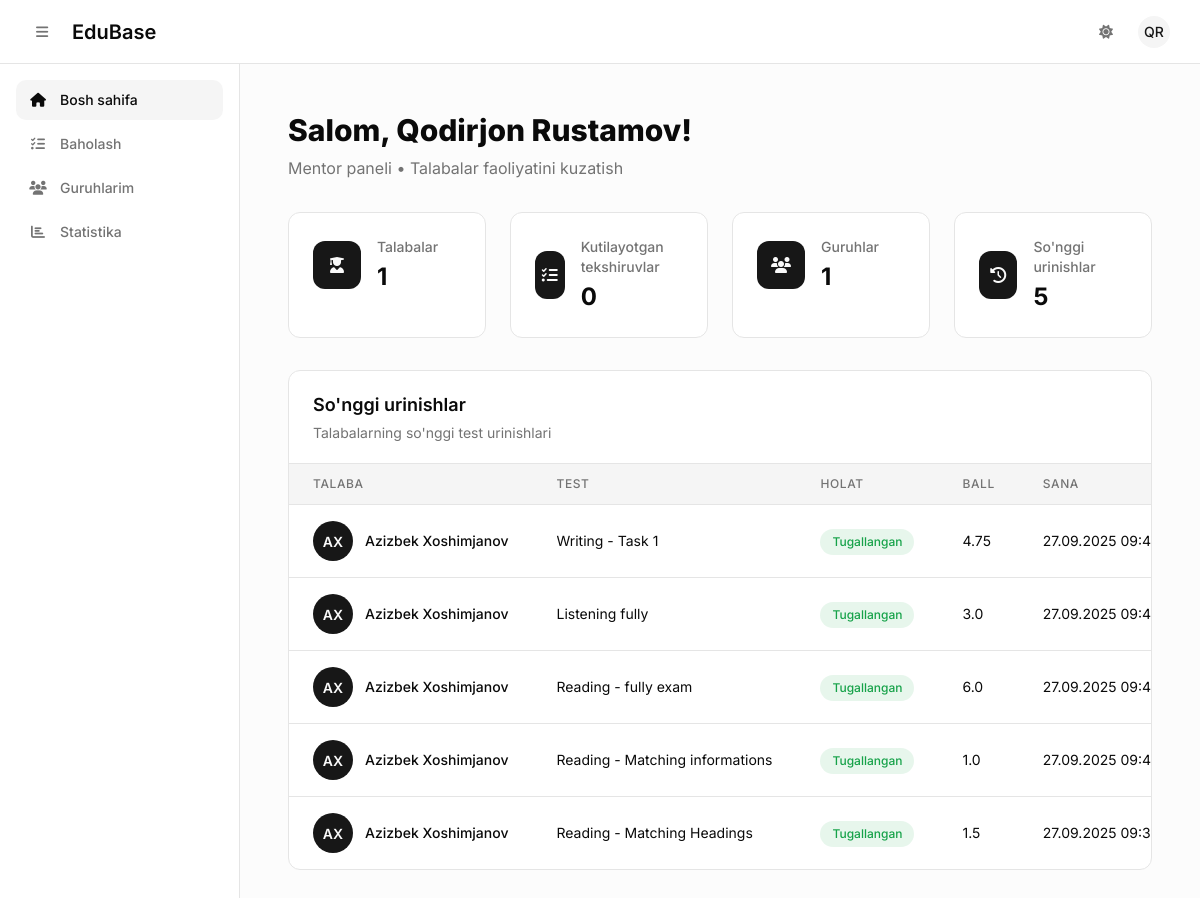
Page /mentor/ (signed in) on the earlier database version.
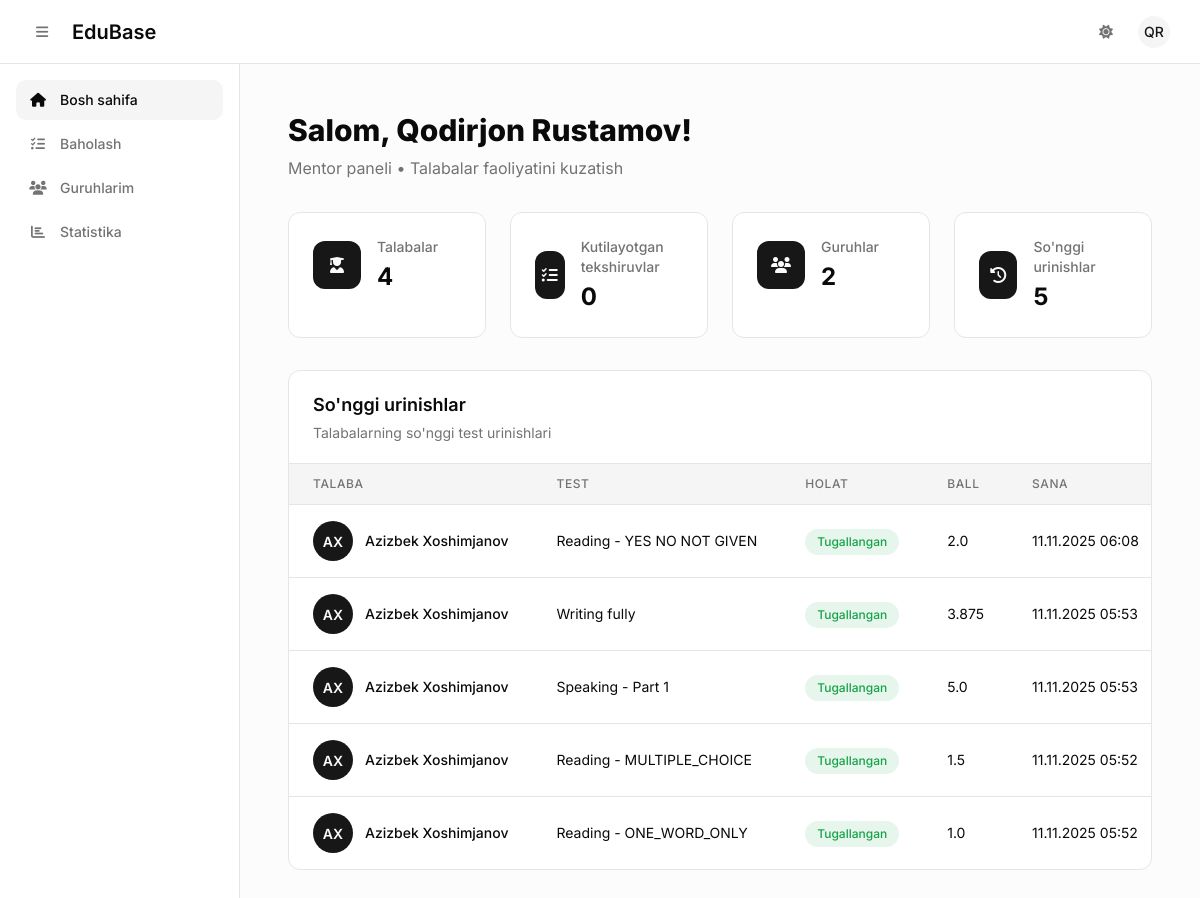
Same page on the later database version.
### attempts/models.py (models this page shows, shortened)
class Attempt(models.Model):
    STATUS_CHOICES = [
        ('in_progress', 'Jarayonda'),
        ('submitted', 'Yuborilgan'),
        ('completed', 'Yakunlangan'),
    ]
    exam = models.ForeignKey(Exam, on_delete=models.CASCADE, related_name='attempts')
    student = models.ForeignKey(User, on_delete=models.CASCADE, related_name='attempts')
    group = models.ForeignKey(Group, on_delete=models.CASCADE, null=True, blank=True)
    status = models.CharField(max_length=20, choices=STATUS_CHOICES, default='in_progress')
    reading_score = models.FloatField(null=True, blank=True)
    listening_score = models.FloatField(null=True, blank=True)
    writing_score = models.FloatField(null=True, blank=True)
    speaking_score = models.FloatField(null=True, blank=True)
    total_score = models.FloatField(null=True, blank=True)
    correct_count = models.IntegerField(default=0)
    incorrect_count = models.IntegerField(default=0)
    answers = models.JSONField(default=dict, blank=True)
    started_at = models.DateTimeField(auto_now_add=True)
    submitted_at = models.DateTimeField(null=True, blank=True)
    completed_at = models.DateTimeField(null=True, blank=True)
    created_at = models.DateTimeField(auto_now_add=True)
    updated_at = models.DateTimeField(auto_now=True)
    class Meta:
        unique_together = ['exam', 'student']
        ordering = ['-created_at']

### exams/models.py (models this page shows, shortened)
class Exam(models.Model):
    LISTENING = "listening"
    READING = "reading"
    WRITING = "writing"
    SPEAKING = "speaking"
    SECTION_TYPES = [
        (LISTENING, "Listening"),
        (READING, "Reading"),
        (WRITING, "Writing"),
        (SPEAKING, "Speaking"),
    ]
    title = models.CharField(max_length=255)
    section_type = models.CharField(max_length=20, choices=SECTION_TYPES)
    description = models.TextField(blank=True)
    time_limit = models.PositiveIntegerField(default=60, help_text="Time in minutes")
    is_published = models.BooleanField(default=False)
    created_at = models.DateTimeField(auto_now_add=True)

### accounts/views.py (the view)
# urls.py: path('mentor/', views.mentor_dashboard, name='mentor_dashboard'),
@login_required
def mentor_dashboard(request):
    if request.user.profile.role != 'mentor':
        return redirect('accounts:dashboard')
    mentor_groups = Group.objects.filter(
        mentor=request.user
    ).select_related('mentor')
    total_students = GroupStudent.objects.filter(
        group__in=mentor_groups
    ).count()
    pending_reviews = Attempt.objects.filter(
        group__in=mentor_groups,
        status='submitted',
        exam__section_type__in=['writing', 'speaking']
    ).count()
    recent_attempts = Attempt.objects.filter(
        group__in=mentor_groups
    ).select_related('student', 'exam', 'group').order_by('-created_at')[:5]
    context = {
        'mentor_groups': mentor_groups,
        'total_students': total_students,
        'pending_reviews': pending_reviews,
        'recent_attempts': recent_attempts,
    }
    return render(request, 'accounts/mentor_dashboard.html', context)

### templates/accounts/mentor_dashboard.html (shortened to what this page needs)
{% extends 'base.html' %}
{% block content %}
<div class="max-w-7xl mx-auto p-6 space-y-8 fade-in" id="dashboardContent">
    <div class="space-y-2">
        <h1 class="text-3xl font-extrabold text-foreground">Salom, {{ user.get_full_name|default:user.username }}!</h1>
        <p class="text-muted">Mentor paneli • Talabalar faoliyatini kuzatish</p>
    </div>
    <div class="grid grid-cols-1 sm:grid-cols-2 lg:grid-cols-4 gap-6 stagger">
        <div class="card rounded-2xl p-6 card-hover">
            <div class="flex items-center space-x-4">
                <div class="icon-container">
                    <i class="fas fa-user-graduate"></i>
                </div>
                <div>
                    <p class="text-sm font-medium text-muted">Talabalar</p>
                    <p class="text-2xl font-bold text-foreground mt-1">{{ total_students|default:"0" }}</p>
                </div>
            </div>
        </div>
        <div class="card rounded-2xl p-6 card-hover">
            <div class="flex items-center space-x-4">
                <div class="icon-container">
                    <i class="fas fa-tasks"></i>
                </div>
                <div>
                    <p class="text-sm font-medium text-muted">Kutilayotgan tekshiruvlar</p>
                    <p class="text-2xl font-bold text-foreground mt-1">{{ pending_reviews|default:"0" }}</p>
                </div>
            </div>
        </div>
        <div class="card rounded-2xl p-6 card-hover">
            <div class="flex items-center space-x-4">
                <div class="icon-container">
                    <i class="fas fa-users"></i>
                </div>
                <div>
                    <p class="text-sm font-medium text-muted">Guruhlar</p>
                    <p class="text-2xl font-bold text-foreground mt-1">{{ mentor_groups.count|default:"0" }}</p>
                </div>
            </div>
        </div>
        <div class="card rounded-2xl p-6 card-hover">
            <div class="flex items-center space-x-4">
                <div class="icon-container">
                    <i class="fas fa-history"></i>
                </div>
                <div>
                    <p class="text-sm font-medium text-muted">So'nggi urinishlar</p>
                    <p class="text-2xl font-bold text-foreground mt-1">{{ recent_attempts.count|default:"0" }}</p>
                </div>
            </div>
        </div>
    </div>
    <div class="card rounded-2xl overflow-hidden">
        <div class="px-6 py-5 border-b border-border">
            <h3 class="text-lg font-semibold text-foreground">So'nggi urinishlar</h3>
            <p class="text-sm text-muted mt-1">Talabalarning so'nggi test urinishlari</p>
        </div>
        {% if recent_attempts %}
        <div class="overflow-x-auto">
            <table class="w-full min-w-[800px]">
                <thead class="table-header">
                    <tr>
                        <th class="px-6 py-3 text-left text-xs font-medium text-muted uppercase tracking-wider">Talaba</th>
                        <th class="px-6 py-3 text-left text-xs font-medium text-muted uppercase tracking-wider">Test</th>
                        <th class="px-6 py-3 text-left text-xs font-medium text-muted uppercase tracking-wider">Holat</th>
                        <th class="px-6 py-3 text-left text-xs font-medium text-muted uppercase tracking-wider">Ball</th>
                        <th class="px-6 py-3 text-left text-xs font-medium text-muted uppercase tracking-wider">Sana</th>
                    </tr>
                </thead>
                <tbody class="divide-y divide-border">
                    {% for attempt in recent_attempts %}
                    <tr class="table-row">
                        <td class="px-6 py-4 whitespace-nowrap">
                            <div class="flex items-center space-x-3">
                                <div class="avatar">
                                    {{ attempt.student.first_name|first|upper }}{{ attempt.student.last_name|first|upper }}
                                </div>
                                <div>
                                    <div class="text-sm font-medium text-foreground">
                                        {{ attempt.student.get_full_name|default:attempt.student.username }}
                                    </div>
                                </div>
                            </div>
                        </td>
                        <td class="px-6 py-4 whitespace-nowrap">
                            <div class="text-sm text-foreground">{{ attempt.exam.title }}</div>
                        </td>
                        <td class="px-6 py-4 whitespace-nowrap">
                            {% if attempt.status == 'completed' %}
                                <span class="badge badge-completed">Tugallangan</span>
                            {% elif attempt.status == 'submitted' %}
                                <span class="badge badge-submitted">Yuborilgan</span>
                            {% else %}
                                <span class="badge badge-in-progress">Jarayonda</span>
                            {% endif %}
                        </td>
                        <td class="px-6 py-4 whitespace-nowrap text-sm text-foreground">
                            {{ attempt.total_score|default:"—" }}
                        </td>
                        <td class="px-6 py-4 whitespace-nowrap text-sm text-foreground">
                            {{ attempt.created_at|date:"d.m.Y H:i" }}
                        </td>
                    </tr>
                    {% endfor %}
                </tbody>
            </table>
        </div>
        {% else %}
        <div class="empty-state">
            <div class="empty-state-icon"><i class="fas fa-inbox text-xl"></i></div>
            <p class="text-muted">Hozircha urinishlar yo'q.</p>
        </div>
        {% endif %}
    </div>
</div>
{% endblock %}

### templates/base.html (shortened to what this page needs)
<!DOCTYPE html>
<html lang="uz" class="h-full">
<head>
  <script src="https://cdn.tailwindcss.com"></script>
  <link rel="stylesheet" href="https://cdnjs.cloudflare.com/ajax/libs/font-awesome/6.4.0/css/all.min.css">
</head>
<body class="bg-background text-foreground h-full antialiased">
  <nav class="fixed top-0 inset-x-0 h-16 bg-background/95 backdrop-blur border-b border-border z-30 flex items-center justify-between px-4 sm:px-6">
    <div class="flex items-center space-x-3">
      <button id="sidebarToggle" class="inline-flex items-center justify-center h-9 w-9 rounded-md text-muted-foreground hover:bg-accent hover:text-foreground transition-colors focus-ring">
        <i class="fas fa-bars text-sm"></i>
      </button>
      <a href="{% url 'accounts:dashboard' %}" class="font-semibold text-xl text-foreground">EduBase</a>
    </div>
    <div class="flex items-center space-x-2">
      <button id="themeToggle" class="inline-flex items-center justify-center h-9 w-9 rounded-md text-muted-foreground hover:bg-accent hover:text-foreground transition-colors focus-ring">
        <i class="fas fa-sun block dark:hidden text-sm"></i>
      </button>
      {% if user.is_authenticated %}
      <div class="relative">
        <button id="userBtn" class="flex items-center space-x-2 p-1.5 rounded-md hover:bg-accent transition-colors focus-ring">
          <div class="h-8 w-8 rounded-full bg-accent text-accent-foreground flex items-center justify-center text-sm font-medium">
            {{ user.first_name|first|upper }}{{ user.last_name|first|upper }}
          </div>
        </button>
      </div>
      {% endif %}
    </div>
  </nav>
  <div class="flex pt-16 h-full">
    <div class="layout-container w-full">
      {% if user.is_authenticated %}
      <div id="sidebarWrapper" class="sidebar-wrapper">
        <aside id="sidebar" class="sidebar-transition bg-background border-r border-border w-full h-full" data-collapsed="false">
          <nav class="flex-1 p-4 space-y-1">
            {% with request.resolver_match.url_name as url_name %}
            {% if user.profile.role == 'mentor' %}
            <a href="{% url 'accounts:mentor_dashboard' %}" class="group relative flex items-center px-3 py-2.5 rounded-md text-sm font-medium transition-all duration-200 {% if url_name == 'mentor_dashboard' %}bg-accent text-foreground{% else %}text-muted-foreground hover:bg-accent hover:text-foreground{% endif %}">
              <i class="fas fa-home w-5 text-center"></i>
              <span class="ml-3">Bosh sahifa</span>
            </a>
            <a href="{% url 'attempts:pending_reviews' %}" class="group relative flex items-center px-3 py-2.5 rounded-md text-sm font-medium transition-all duration-200 {% if url_name == 'pending_reviews' %}bg-accent text-foreground{% else %}text-muted-foreground hover:bg-accent hover:text-foreground{% endif %}">
              <i class="fas fa-tasks w-5 text-center"></i>
              <span class="ml-3">Baholash</span>
            </a>
            <a href="{% url 'mentor_groups' %}" class="group relative flex items-center px-3 py-2.5 rounded-md text-sm font-medium transition-all duration-200 {% if url_name == 'mentor_groups' %}bg-accent text-foreground{% else %}text-muted-foreground hover:bg-accent hover:text-foreground{% endif %}">
              <i class="fas fa-users w-5 text-center"></i>
              <span class="ml-3">Guruhlarim</span>
            </a>
            <a href="{% url 'attempts:mentor_stats' %}" class="group relative flex items-center px-3 py-2.5 rounded-md text-sm font-medium transition-all duration-200 {% if url_name == 'mentor_stats' %}bg-accent text-foreground{% else %}text-muted-foreground hover:bg-accent hover:text-foreground{% endif %}">
              <i class="fas fa-chart-bar w-5 text-center"></i>
              <span class="ml-3">Statistika</span>
            </a>
            {% endif %}
            {% endwith %}
          </nav>
        </aside>
      </div>
      {% endif %}
      <div class="main-content-wrapper">
        <main class="main-content">
          <div class="page-content h-full overflow-y-auto p-6 bg-muted/30">
            <div class="max-w-7xl mx-auto">
              {% block content %}{% endblock %}
            </div>
          </div>
        </main>
      </div>
    </div>
  </div>
</body>
</html>

### templates/base.html (style rules this page uses)
:root { --background: 0 0% 100%; --foreground: 0 0% 3.9%; --muted: 0 0% 96.1%; --muted-foreground: 0 0% 45.1%; --border: 0 0% 89.8%; --accent: 0 0% 96.1%; --accent-foreground: 0 0% 9%; --primary: 0 0% 9%; --primary-foreground: 0 0% 98%; --secondary: 0 0% 96.1%; --secondary-foreground: 0 0% 9%; --destructive: 0 84.2% 60.2%; --destructive-foreground: 0 0% 98%; --radius: 0.5rem; }
* { border-color: hsl(var(--border)); }
body { font-family: 'Inter', system-ui, sans-serif; background-color: hsl(var(--background)); color: hsl(var(--foreground)); transition: background-color 0.3s, color 0.3s; }
.sidebar-transition { transition: transform 0.2s cubic-bezier(0.4, 0, 0.2, 1); }
.page-content { opacity: 0; transform: translateY(10px); animation: fadeInUp 0.3s ease forwards; }
.layout-container { display: flex; height: calc(100vh - 64px); position: relative; }
.sidebar-wrapper { flex-shrink: 0; width: 240px; transition: width 0.2s cubic-bezier(0.4, 0, 0.2, 1); }
.main-content-wrapper { flex: 1; min-width: 0; overflow: hidden; }
.main-content { height: 100%; overflow-y: auto; }
.card-hover { transition: all 0.2s ease; }

### templates/accounts/mentor_dashboard.html (style rules this page uses)
:root { --background: 0 0% 100%; --foreground: 0 0% 3.9%; --card: 0 0% 100%; --card-foreground: 0 0% 3.9%; --muted: 0 0% 96.1%; --muted-foreground: 0 0% 45.1%; --border: 0 0% 89.8%; --primary: 0 0% 9%; --primary-foreground: 0 0% 98%; --secondary: 0 0% 96.1%; --secondary-foreground: 0 0% 9%; --radius: 0.75rem; }
* { border-color: hsl(var(--border)); }
body { background-color: hsl(var(--background)); color: hsl(var(--foreground)); font-family: 'Inter', system-ui, sans-serif; }
.card { background-color: hsl(var(--card)); color: hsl(var(--card-foreground)); border: 1px solid hsl(var(--border)); border-radius: var(--radius); transition: all 0.25s ease; }
.card-hover { transition: all 0.3s cubic-bezier(0.4, 0, 0.2, 1); }
.text-muted { color: hsl(var(--muted-foreground)); }
.icon-container { width: 3rem; height: 3rem; border-radius: 0.75rem; display: flex; align-items: center; justify-content: center; background-color: hsl(var(--primary)); color: hsl(var(--primary-foreground)); }
.badge { display: inline-flex; align-items: center; padding: 0.25rem 0.75rem; border-radius: 9999px; font-size: 0.75rem; font-weight: 500; }
.badge-completed { background: hsl(142 76% 36% / 0.1); color: hsl(142 76% 36%); }
.table-header { background-color: hsl(var(--muted)); border-bottom: 1px solid hsl(var(--border)); }
.table-row { transition: background-color 0.2s ease; border-bottom: 1px solid hsl(var(--border)); }
.avatar { width: 2.5rem; height: 2.5rem; border-radius: 50%; display: flex; align-items: center; justify-content: center; background-color: hsl(var(--primary)); color: hsl(var(--primary-foreground)); font-weight: 600; font-size: 0.875rem; }
.fade-in { animation: fadeIn 0.5s ease-out forwards; }
.stagger > * { opacity: 0; animation: fadeIn 0.5s ease-out forwards; }
.stagger > *:nth-child(1) { animation-delay: 0.1s; }
.stagger > *:nth-child(2) { animation-delay: 0.2s; }
.stagger > *:nth-child(3) { animation-delay: 0.3s; }
.stagger > *:nth-child(4) { animation-delay: 0.4s; }

Differences in the rows shown:
removed Attempt: student.first_name|first "A", student.last_name|first "X", student.get_full_name "Azizbek Xoshimjanov", exam "Writing - Task 1", status "Tugallangan", total_score "4.75", created_at "27.09.2025…"
removed Attempt: student.first_name|first "A", student.last_name|first "X", student.get_full_name "Azizbek Xoshimjanov", exam "Listening fully", status "Tugallangan", total_score "3.0", created_at "27.09.2025…"
removed Attempt: student.first_name|first "A", student.last_name|first "X", student.get_full_name "Azizbek Xoshimjanov", exam "Reading - fully exam", status "Tugallangan", total_score "6.0", created_at "27.09.2025…"
removed Attempt: student.first_name|first "A", student.last_name|first "X", student.get_full_name "Azizbek Xoshimjanov", exam "Reading - Matching informations", status "Tugallangan", total_score "1.0", created_at "27.09.2025…"
removed Attempt: student.first_name|first "A", student.last_name|first "X", student.get_full_name "Azizbek Xoshimjanov", exam "Reading - Matching Headings", status "Tugallangan", total_score "1.5", created_at "27.09.2025…"
added Attempt: student.first_name|first "A", student.last_name|first "X", student.get_full_name "Azizbek Xoshimjanov", exam "Reading - YES NO NOT GIVEN", status "Tugallangan", total_score "2.0", created_at "11.11.2025 06:08"
added Attempt: student.first_name|first "A", student.last_name|first "X", student.get_full_name "Azizbek Xoshimjanov", exam "Writing fully", status "Tugallangan", total_score "3.875", created_at "11.11.2025 05:53"
added Attempt: student.first_name|first "A", student.last_name|first "X", student.get_full_name "Azizbek Xoshimjanov", exam "Speaking - Part 1", status "Tugallangan", total_score "5.0", created_at "11.11.2025 05:53"
added Attempt: student.first_name|first "A", student.last_name|first "X", student.get_full_name "Azizbek Xoshimjanov", exam "Reading - MULTIPLE_CHOICE", status "Tugallangan", total_score "1.5", created_at "11.11.2025 05:52"
added Attempt: student.first_name|first "A", student.last_name|first "X", student.get_full_name "Azizbek Xoshimjanov", exam "Reading - ONE_WORD_ONLY", status "Tugallangan", total_score "1.0", created_at "11.11.2025 05:52"
Other differences:
{{ total_students|default:"0" }}: "1" → "4"
{{ mentor_groups.count|default:"0" }}: "1" → "2"
